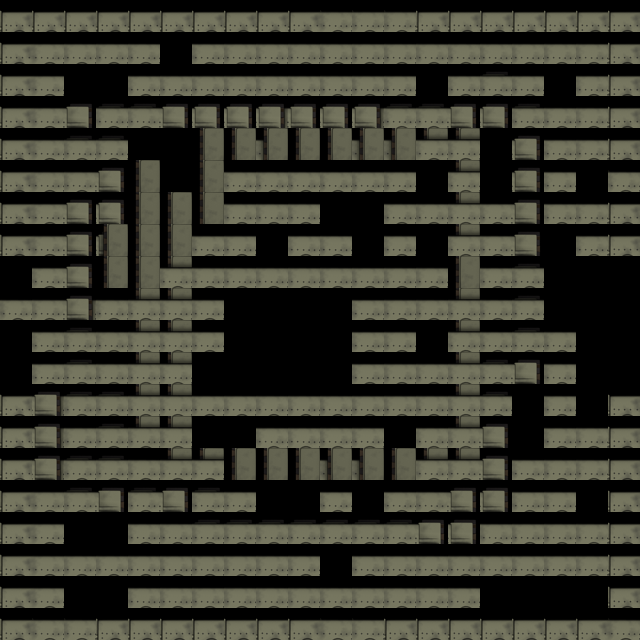

Tiled map render using the project's own tile images. Description and the whole map definition, tile-layer contents included, below:
An orthogonal 20x20 tile map with 32x32 px tiles, 5 tile layers (Tile Layer 1, Tile Layer 2, Tile Layer 3, Tile Layer 4, ...), 3 hidden layers not drawn, 2 tilesets.

<map version="1.0" orientation="orthogonal" renderorder="right-down" width="20" height="20" tilewidth="32" tileheight="32" nextobjectid="1">
 <tileset firstgid="1" name="Red" tilewidth="32" tileheight="32" tilecount="1">
  <image source="Red.png" width="48" height="41" />
 </tileset>
 <tileset firstgid="2" name="Fulltank" tilewidth="32" tileheight="32" tilecount="28">
  <image source="Fulltank.png" width="132" height="254" />
 </tileset>
 <layer name="Tile Layer 1" width="20" height="20">
  <data encoding="csv">
3,3,3,3,3,3,3,3,3,3,3,3,3,3,3,3,3,3,3,3,
3,0,0,0,0,0,0,0,4,4,4,0,0,0,0,0,0,0,0,3,
3,0,0,0,0,0,0,0,4,0,4,4,0,0,0,0,0,0,0,3,
3,0,0,0,0,0,0,0,4,0,0,4,0,0,0,0,0,0,0,3,
3,0,0,0,0,0,0,0,4,0,0,4,4,0,0,0,0,0,0,3,
3,0,0,0,0,0,0,4,4,4,0,0,4,0,0,0,0,0,0,3,
3,0,0,0,0,0,0,4,0,4,0,0,4,0,0,0,0,0,0,3,
3,0,0,0,0,0,0,4,0,4,4,0,4,0,0,0,0,0,0,3,
0,0,0,0,0,0,4,0,0,0,4,0,0,4,0,0,0,0,0,0,
0,0,0,0,0,0,4,0,0,0,0,4,4,4,0,0,0,0,0,0,
0,0,0,0,0,4,4,0,0,0,0,4,4,0,0,0,0,0,0,0,
0,0,0,0,0,4,0,0,0,0,0,0,4,4,0,0,0,0,0,0,
3,0,0,0,0,4,0,0,0,0,0,0,4,4,0,0,0,0,0,3,
3,0,0,0,4,4,0,0,0,0,0,4,0,4,4,0,0,0,0,3,
3,0,0,0,4,0,0,0,0,0,4,4,0,4,0,0,0,0,0,3,
3,0,0,0,4,0,0,0,0,0,4,0,0,0,0,0,0,0,0,3,
3,0,0,0,4,0,0,0,0,4,4,0,0,0,0,0,0,0,0,3,
3,0,0,0,4,0,0,0,4,4,0,0,0,0,0,0,0,0,0,3,
3,0,0,0,4,4,4,4,0,0,0,0,0,0,0,0,0,0,0,3,
3,3,3,3,3,3,3,3,3,3,3,3,3,3,3,3,3,3,3,3
</data>
 </layer>
 <layer name="Tile Layer 2" width="20" height="20">
  <data encoding="csv">
0,0,0,0,0,0,0,0,0,0,0,0,0,0,0,0,0,0,0,0,
0,4,4,4,4,0,4,4,0,0,4,4,4,4,4,4,4,4,4,0,
0,4,0,0,4,4,4,4,4,4,4,0,0,0,0,0,0,0,4,0,
0,4,0,0,0,0,0,0,0,0,0,0,0,0,0,0,0,4,4,0,
0,4,0,0,0,0,0,0,0,0,0,0,0,0,0,0,0,4,0,0,
0,4,0,0,0,0,0,0,0,0,0,0,0,0,0,0,0,4,0,0,
0,4,0,0,0,0,0,0,0,0,0,0,0,0,0,0,0,4,4,0,
0,4,0,0,0,0,0,0,0,0,0,0,0,0,0,0,0,0,4,0,
0,4,0,0,0,0,0,0,0,0,0,0,0,0,0,0,0,0,0,0,
0,4,4,0,0,0,0,0,0,0,0,0,0,0,0,0,0,0,0,0,
0,4,4,0,0,0,0,0,0,0,0,0,0,0,0,0,0,0,0,0,
0,4,0,0,0,0,0,0,0,0,0,0,0,0,0,0,0,0,0,0,
0,4,0,0,0,0,0,0,0,0,0,0,0,0,0,0,0,0,0,0,
0,4,0,0,0,0,0,0,0,0,0,0,0,0,0,0,0,0,4,0,
0,4,0,0,0,0,0,0,0,0,0,0,0,0,0,0,0,4,4,0,
0,4,0,0,0,0,0,0,0,0,0,0,0,0,0,0,0,4,0,0,
0,4,0,0,0,0,0,0,0,0,0,0,0,0,0,0,0,4,4,0,
0,4,4,4,4,4,4,4,4,4,0,4,4,4,4,4,4,4,4,0,
0,0,0,0,0,0,0,0,0,0,0,0,0,0,0,0,0,0,0,0,
0,0,0,0,0,0,0,0,0,0,0,0,0,0,0,0,0,0,0,0
</data>
 </layer>
 <layer name="Tile Layer 3" width="20" height="20">
  <data encoding="csv">
0,0,0,0,0,0,0,0,0,0,0,0,0,0,0,0,0,0,0,0,
0,0,0,0,0,0,0,0,0,0,0,0,0,0,0,0,0,0,0,0,
0,0,0,0,0,0,0,0,0,0,0,0,0,0,0,5,0,0,0,0,
0,0,5,5,5,5,5,5,5,5,5,5,5,5,5,5,5,0,0,0,
0,0,5,5,0,0,0,0,0,0,0,0,0,0,0,0,5,0,0,0,
0,0,0,5,0,0,0,0,0,0,0,0,0,0,0,0,5,0,0,0,
0,0,5,5,0,0,0,0,0,0,0,0,0,0,0,0,5,0,0,0,
0,0,5,5,0,0,0,0,0,0,0,0,0,0,0,0,5,0,0,0,
0,0,5,0,0,0,0,0,0,0,0,0,0,0,0,0,5,0,0,0,
0,0,5,0,0,0,0,0,0,0,0,0,0,0,0,0,5,0,0,0,
0,0,5,0,0,0,0,0,0,0,0,0,0,0,0,0,5,0,0,0,
0,0,5,0,0,0,0,0,0,0,0,0,0,0,0,5,5,0,0,0,
0,5,5,5,0,0,0,0,0,0,0,0,0,0,0,5,0,0,0,0,
0,5,0,5,0,0,0,0,0,0,0,0,0,0,0,5,0,0,0,0,
0,5,5,5,0,0,0,0,0,0,0,0,0,0,0,5,0,0,0,0,
0,0,5,5,5,5,5,0,0,0,0,0,0,0,5,5,0,0,0,0,
0,0,0,0,0,0,5,5,5,5,5,5,5,5,5,0,0,0,0,0,
0,0,0,0,0,0,0,0,0,0,0,0,0,0,0,0,0,0,0,0,
0,0,0,0,0,0,0,0,0,0,0,0,0,0,0,0,0,0,0,0,
0,0,0,0,0,0,0,0,0,0,0,0,0,0,0,0,0,0,0,0
</data>
 </layer>
 <layer name="Tile Layer 4" width="20" height="20">
  <data encoding="csv">
0,0,0,0,0,0,0,0,0,0,0,0,0,0,0,0,0,0,0,0,
0,0,0,0,0,0,0,0,0,0,0,0,0,0,0,0,0,0,0,0,
0,0,0,0,0,0,0,0,0,0,0,0,0,0,0,0,0,0,0,0,
0,0,0,0,0,0,0,0,0,0,0,0,0,0,0,0,0,0,0,0,
0,0,0,0,0,0,6,6,6,6,6,6,6,6,6,0,0,0,0,0,
0,0,0,0,6,0,6,0,0,0,0,0,0,0,6,0,0,0,0,0,
0,0,0,0,6,6,6,0,0,0,0,0,0,0,6,0,0,0,0,0,
0,0,0,6,6,6,0,0,0,0,0,0,0,0,6,0,0,0,0,0,
0,0,0,6,6,6,0,0,0,0,0,0,0,0,6,0,0,0,0,0,
0,0,0,0,6,6,0,0,0,0,0,0,0,0,6,0,0,0,0,0,
0,0,0,0,6,6,0,0,0,0,0,0,0,0,6,0,0,0,0,0,
0,0,0,0,6,6,0,0,0,0,0,0,0,0,6,0,0,0,0,0,
0,0,0,0,6,6,0,0,0,0,0,0,0,0,6,0,0,0,0,0,
0,0,0,0,6,6,0,0,0,0,0,0,0,0,6,0,0,0,0,0,
0,0,0,0,0,6,6,6,6,6,6,6,6,6,6,0,0,0,0,0,
0,0,0,0,0,0,0,0,0,0,0,0,0,0,0,0,0,0,0,0,
0,0,0,0,0,0,0,0,0,0,0,0,0,0,0,0,0,0,0,0,
0,0,0,0,0,0,0,0,0,0,0,0,0,0,0,0,0,0,0,0,
0,0,0,0,0,0,0,0,0,0,0,0,0,0,0,0,0,0,0,0,
0,0,0,0,0,0,0,0,0,0,0,0,0,0,0,0,0,0,0,0
</data>
 </layer>
 <layer name="Tile Layer 5" width="20" height="20" visible="0">
  <data encoding="csv">
0,0,0,0,0,0,0,0,0,0,0,0,0,0,0,0,0,0,0,0,
0,0,0,0,0,0,0,0,0,0,0,0,0,0,0,0,0,0,0,0,
0,0,0,0,0,0,0,0,0,0,0,0,0,0,0,0,0,0,0,0,
0,0,0,0,0,0,0,0,0,0,0,0,0,0,0,0,0,0,0,0,
0,0,0,0,0,0,0,0,0,0,0,0,0,0,0,0,0,0,0,0,
0,0,0,0,0,0,0,0,0,0,0,0,0,0,0,0,0,0,0,0,
0,0,0,0,0,0,0,0,0,0,0,0,0,0,0,0,0,0,0,0,
0,0,0,0,0,0,0,0,0,0,0,0,0,0,0,0,0,0,0,0,
0,0,0,0,0,0,0,0,0,0,0,0,0,0,0,0,0,0,0,0,
0,0,0,0,0,0,0,0,0,0,0,0,0,0,0,0,0,0,0,0,
0,0,0,0,0,0,0,0,0,0,0,0,0,0,0,0,0,0,0,0,
0,0,0,0,0,0,0,0,0,0,0,0,0,0,0,0,0,0,0,0,
0,0,0,0,0,0,0,0,0,0,0,0,0,0,0,0,0,0,0,0,
0,0,0,0,0,0,0,0,0,0,0,0,0,0,0,0,0,0,0,0,
0,0,0,0,0,0,0,0,0,0,0,0,0,0,0,0,0,0,0,0,
0,0,0,0,0,0,0,0,0,0,0,0,0,0,0,0,0,0,0,0,
0,0,0,0,0,0,0,0,0,0,0,0,0,0,0,0,0,0,0,0,
0,0,0,0,0,0,0,0,0,0,0,0,0,0,0,0,0,0,0,0,
0,0,0,0,0,0,0,0,0,0,0,0,0,0,0,0,0,0,0,0,
0,0,0,0,0,0,0,0,0,0,0,0,0,0,0,0,0,0,0,0
</data>
 </layer>
 <layer name="Tile Layer 6" width="20" height="20" visible="0">
  <data encoding="csv">
0,0,0,0,0,0,0,0,0,0,0,0,0,0,0,0,0,0,0,0,
0,0,0,0,0,0,0,0,0,0,0,0,0,0,0,0,0,0,0,0,
0,0,0,0,0,0,0,0,0,0,0,0,0,0,0,0,0,0,0,0,
0,0,0,0,0,0,0,0,0,0,0,0,0,0,0,0,0,0,0,0,
0,0,0,0,0,0,0,0,0,0,0,0,0,0,0,0,0,0,0,0,
0,0,0,0,0,0,0,0,0,0,0,0,0,0,0,0,0,0,0,0,
0,0,0,0,0,0,0,0,0,0,0,0,0,0,0,0,0,0,0,0,
0,0,0,0,0,0,0,0,0,0,0,0,0,0,0,0,0,0,0,0,
0,0,0,0,0,0,0,0,0,0,0,0,0,0,0,0,0,0,0,0,
0,0,0,0,0,0,0,0,0,0,0,0,0,0,0,0,0,0,0,0,
0,0,0,0,0,0,0,0,0,0,0,0,0,0,0,0,0,0,0,0,
0,0,0,0,0,0,0,0,0,0,0,0,0,0,0,0,0,0,0,0,
0,0,0,0,0,0,0,0,0,0,0,0,0,0,0,0,0,0,0,0,
0,0,0,0,0,0,0,0,0,0,0,0,0,0,0,0,0,0,0,0,
0,0,0,0,0,0,0,0,0,0,0,0,0,0,0,0,0,0,0,0,
0,0,0,0,0,0,0,0,0,0,0,0,0,0,0,0,0,0,0,0,
0,0,0,0,0,0,0,0,0,0,0,0,0,0,0,0,0,0,0,0,
0,0,0,0,0,0,0,0,0,0,0,0,0,0,0,0,0,0,0,0,
0,0,0,0,0,0,0,0,0,0,0,0,0,0,0,0,0,0,0,0,
0,0,0,0,0,0,0,0,0,0,0,0,0,0,0,0,0,0,0,0
</data>
 </layer>
 <layer name="Tile Layer 7" width="20" height="20" visible="0">
  <data encoding="csv">
0,0,0,0,0,0,0,0,0,0,0,0,0,0,0,0,0,0,0,0,
0,0,0,0,0,0,0,0,0,0,0,0,0,0,0,0,0,0,0,0,
0,0,0,0,0,0,0,0,0,0,0,0,0,0,0,0,0,0,0,0,
0,0,0,0,0,0,0,0,0,0,0,0,0,0,0,0,0,0,0,0,
0,0,0,0,0,0,0,0,0,0,0,0,0,0,0,0,0,0,0,0,
0,0,0,0,0,0,0,0,0,0,0,0,0,0,0,0,0,0,0,0,
0,0,0,0,0,0,0,0,0,0,0,0,0,0,0,0,0,0,0,0,
0,0,0,0,0,0,0,0,0,0,0,0,0,0,0,0,0,0,0,0,
0,0,0,0,0,0,0,0,0,0,0,0,0,0,0,0,0,0,0,0,
0,0,0,0,0,0,0,0,0,0,0,0,0,0,0,0,0,0,0,0,
0,0,0,0,0,0,0,0,0,0,0,0,0,0,0,0,0,0,0,0,
0,0,0,0,0,0,0,0,0,0,0,0,0,0,0,0,0,0,0,0,
0,0,0,0,0,0,0,0,0,0,0,0,0,0,0,0,0,0,0,0,
0,0,0,0,0,0,0,0,0,0,0,0,0,0,0,0,0,0,0,0,
0,0,0,0,0,0,0,0,0,0,0,0,0,0,0,0,0,0,0,0,
0,0,0,0,0,0,0,0,0,0,0,0,0,0,0,0,0,0,0,0,
0,0,0,0,0,0,0,0,0,0,0,0,0,0,0,0,0,0,0,0,
0,0,0,0,0,0,0,0,0,0,0,0,0,0,0,0,0,0,0,0,
0,0,0,0,0,0,0,0,0,0,0,0,0,0,0,0,0,0,0,0,
0,0,0,0,0,0,0,0,0,0,0,0,0,0,0,0,0,0,0,0
</data>
 </layer>
 <layer name="Tile Layer 8" width="20" height="20">
  <data encoding="csv">
0,0,0,0,0,0,0,0,0,0,4,4,4,0,0,0,0,0,0,0,
0,0,0,0,0,0,4,4,4,4,4,0,0,4,0,0,0,0,0,0,
0,0,0,0,4,4,4,0,0,0,0,4,4,0,4,4,4,0,0,0,
0,0,0,4,4,0,0,0,0,0,0,0,4,4,0,0,4,0,0,0,
0,0,4,4,0,0,0,0,0,0,0,0,0,4,4,0,0,4,4,0,
0,0,4,0,0,0,0,0,0,0,4,4,4,0,4,0,0,0,0,4,
0,4,0,0,0,0,0,4,4,4,0,0,4,4,4,4,0,0,0,0,
0,4,0,0,0,0,4,4,0,0,0,0,0,0,4,4,0,0,0,0,
0,4,0,0,0,4,4,4,4,4,4,4,4,4,0,4,4,0,0,0,
4,4,0,4,4,4,0,0,0,0,0,0,4,0,4,4,4,0,0,0,
0,4,4,4,4,4,0,0,0,0,0,0,4,0,4,4,4,4,0,0,
0,4,4,4,4,4,0,0,0,0,0,4,4,4,4,4,0,4,0,0,
0,0,4,4,4,4,4,4,4,4,4,4,4,4,4,4,0,4,0,0,
0,0,4,4,4,4,0,0,4,4,4,4,0,0,4,0,0,4,0,0,
0,0,4,4,0,4,4,0,0,0,0,0,0,4,4,0,4,0,0,0,
0,4,4,0,4,0,4,4,0,0,0,0,4,4,0,0,4,0,0,0,
0,4,0,0,0,4,4,4,4,4,4,4,4,0,0,4,4,0,0,0,
0,4,0,0,0,0,0,4,0,0,0,0,0,0,4,4,0,0,0,0,
0,4,0,0,0,0,0,4,4,4,4,4,4,4,4,0,0,0,0,0,
0,4,4,0,0,0,0,0,0,0,4,4,0,0,0,0,0,0,0,4
</data>
 </layer>
</map>
